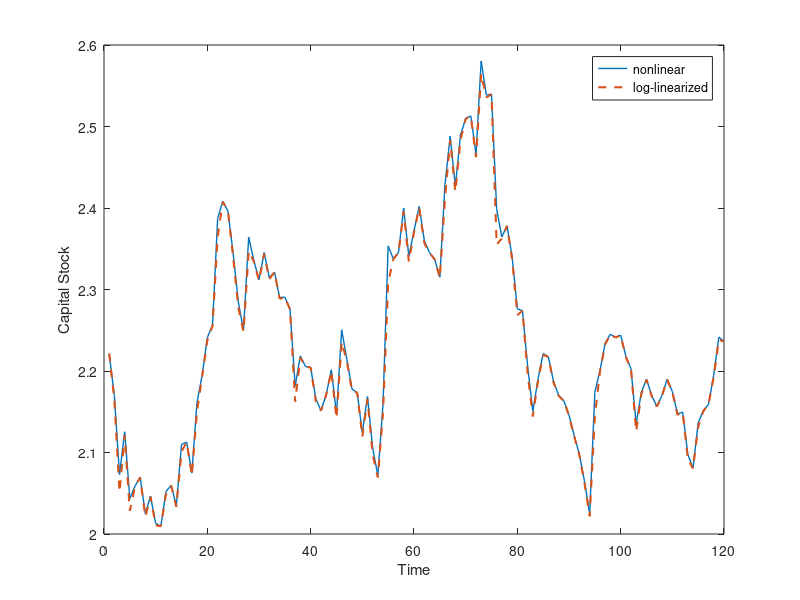

The MATLAB script that drew this image:
clear all;

% Replicate Figure 1.3 in ABCs
% specify parameters
A_tilde = 1;    % steady-state technology
n = 0.02;       % pop growth
delta = 0.1;    % depreciation rate
theta = 0.36;   % capital share (alpha in standard literature)
s = 0.2;        % saving rate for solow

% shock parameters
mu_A = 0;       % mean
sigma_A = 0.2;  % standard deviation

% the function
phi = log(s*A_tilde/(1+n));
kss = (s/(n+delta))^(1/(1-theta));

% results
numit = 1;   % no. of simulations
timeit = 120;   % no. of periods

k = zeros(numit, timeit+1);       % capital stock
y = zeros(numit, timeit+1);       % output
gamma = zeros(numit, timeit);       % growth rate of capital stock
epsilon = zeros(numit, timeit); % stochastic process

% log-linearized
B = (1 + theta * n - delta * (1-theta))/(1+n);
C = (delta+n)/(1+n);
tildek = zeros(numit, timeit+1);
k_approx = zeros(numit, timeit+1);

% time path
for j = 1:numit
    k(j,1) = kss;
    k_approx(j,1) = kss;
    for t = 1:timeit
    % shock is realized
        epsilon(j,t) = normrnd(mu_A, sigma_A);
        y(j, t) = A_tilde * exp(epsilon(j,t)) * (k(j,t)^theta);
        k(j, t+1) = ((1-delta)*k(j,t) + s*y(j,t)) / (1+n);
        gamma(j,t) = exp(phi - (1-theta)*log(k(j,t)) + epsilon(j,t)) + (1-delta)/(1+n) - 1;
        % log-linearized version
        tildek(j, t+1) = B * (log(k(j,t)) - log(kss)) + C * epsilon(j,t);
        % convert back to level
        k_approx(j, t+1) = kss * exp(tildek(j,t+1));
    end
end

% Plot 3 time path of capital stock
figure(1);
plot(k(1,1:end-1), 'LineWidth', 1);
hold on;
plot(k_approx(1, 1:end-1), 'LineWidth', 1.5, LineStyle='--');
xlabel('Time');
ylabel('Capital Stock');
legend('nonlinear', 'log-linearized','Location', 'Best');
hold off;
